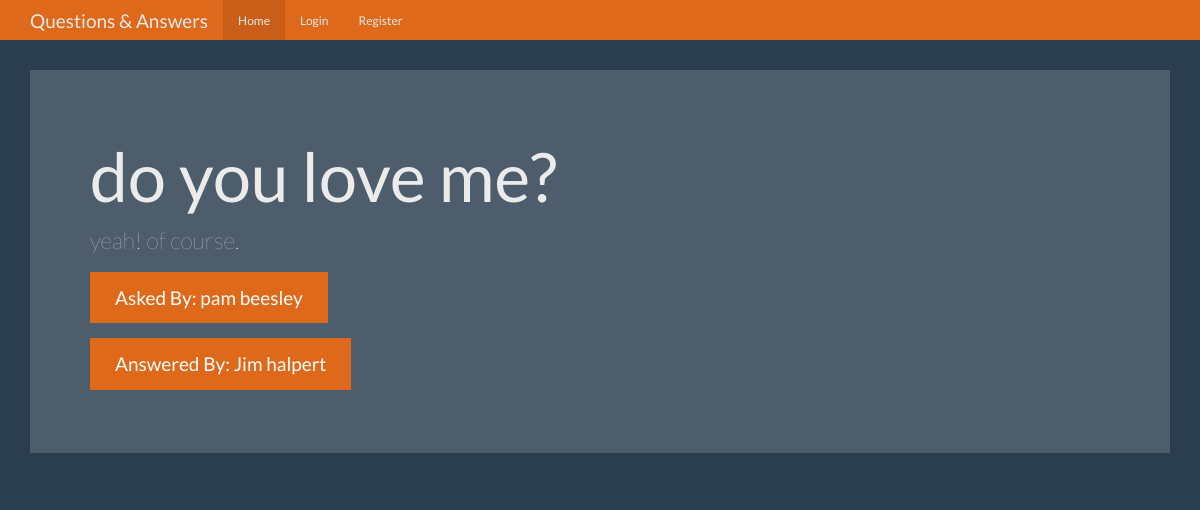
Screenshot of /question/3 with the database file from the repository.
### tables this page shows
CREATE TABLE questions(id integer primary key autoincrement, question text not null, ans_text text, asked_id integer not null, expert_id integer not null);

CREATE TABLE users(id integer primary key autoincrement, name text not null, password text not null, expert boolean not null, admin boolean not null);

### app.py (the view)
@app.route('/question/<question_id>')
def question(question_id):
    user = get_current_user()
    question = database.get_queans_by_id(question_id)
    return render_template('question.html', user=user, question=question)

### app.py (called while the page is built)
def get_current_user():
    user = None
    if 'user' in session:
        user = database.get_user_by_name(session['user'])
    return user

### db/database.py (called while the page is built)
def get_queans_by_id(question_id):
    with DatabaseConnection('questions.db') as connection:
        cursor = connection.cursor()
        cursor.execute(
            'SELECT questions.id, questions.question, questions.ans_text, askers.name, experts.name FROM questions JOIN users AS askers ON askers.id=questions.asked_id JOIN users AS experts ON experts.id=questions.expert_id WHERE questions.id=?', [question_id]
        )
        queans = cursor.fetchone()
        if queans:
            return queans
        return None

### db/database_connection_cm.py (called while the page is built)
    def __enter__(self):
        self.connection = sqlite3.connect(self.host)
        return self.connection

    def __exit__(self, a, b, c):
        if a or b or c:
            self.connection.close()
        else:
            self.connection.commit()
            self.connection.close()

### templates/question.html (shortened to what this page needs)
{%extends 'base.html'%}
{%from 'show_links.html' import show_links%}
{%block nav%} {{show_links(user)}} {%endblock%}
{%block body%}
<div class="jumbotron">
  <h1>{{question[1]}}</h1>
  <p>{{question[2]}}</p>
  <p><a class="btn btn-primary btn-lg">Asked By: {{question[3]}}</a></p>
  <p>
    <a class="btn btn-primary btn-lg">Answered By: {{question[4]}}</a>
  </p>
</div>
{%endblock%}

### static/theme.css (style rules this page uses)
body { padding-top: 70px; padding-bottom: 30px; }

### rows the page displays
questions: question "do you love me?", ans_text "yeah! of course."
users: name "pam beesley"
users: name "Jim halpert"
